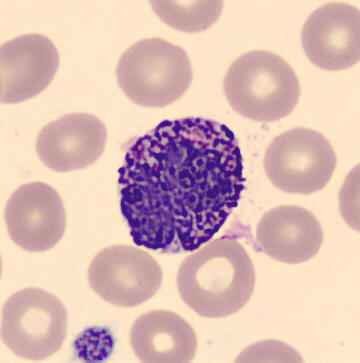
#> input picture sample_images/BA_189696.jpg, 360 x 363 px
$ python harris_detector.py ../sample_images/BA_189696.jpg
#> lines starting #> are read from the running program, lines starting #| are printed output that depends on the picture; after the words box and inside, x2 and y2 are one past the last pixel; in counts of white or black regions, pixels touching at a corner belong together
#> further down, img is the input picture: shape (363, 360, 3); mean B, G, R 182.1, 188.8, 220.3
import time
import cv2
import numpy as np

try:
    from PIL import Image as PILImage
    _PIL_AVAILABLE = True
except ImportError:
    _PIL_AVAILABLE = False


def _ensure_numpy(image) -> np.ndarray:
    """Chuyển PIL Image → numpy array RGB nếu cần, giữ nguyên nếu đã là ndarray."""
    if _PIL_AVAILABLE and isinstance(image, PILImage.Image):
        return np.array(image.convert("RGB"))
    if not isinstance(image, np.ndarray):
        raise TypeError(f"Unsupported image type: {type(image)}. Expected numpy array or PIL Image.")
    return image


def _to_grayscale(image: np.ndarray) -> np.ndarray:
    """Chuyển ảnh về grayscale, hỗ trợ RGB / BGR / grayscale."""
    if image is None:
        raise ValueError("Image is None.")
    if len(image.shape) == 2:
        return image.copy()
    if len(image.shape) == 3:
        channels = image.shape[2]
#> channels = 3
        if channels == 3:
            # Streamlit trả về RGB → chuyển về BGR rồi sang gray
            return cv2.cvtColor(image, cv2.COLOR_RGB2GRAY)
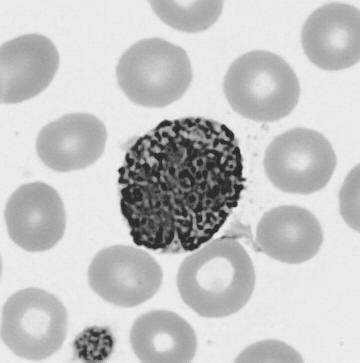
#> returned value: shape (363, 360); min 29, max 244, mean 197.5
        if channels == 4:
            return cv2.cvtColor(image, cv2.COLOR_RGBA2GRAY)
    raise ValueError(f"Unsupported image shape: {image.shape}")


def _to_bgr(image: np.ndarray) -> np.ndarray:
    """Chuyển ảnh về BGR (3 channels) để vẽ màu."""
    if len(image.shape) == 2:
        return cv2.cvtColor(image, cv2.COLOR_GRAY2BGR)
    if image.shape[2] == 3:
        # Giả định RGB từ Streamlit → BGR
        return cv2.cvtColor(image, cv2.COLOR_RGB2BGR)
    if image.shape[2] == 4:
        return cv2.cvtColor(image, cv2.COLOR_RGBA2BGR)
    return image.copy()


def detect_harris(
    image: np.ndarray,
    block_size: int = 2,
    ksize: int = 3,
    k: float = 0.04,
    threshold_ratio: float = 0.01,
) -> dict:
    """
    Phát hiện Harris Corner trên ảnh đầu vào.

    Parameters
    ----------
    image          : np.ndarray hoặc PIL.Image — ảnh đầu vào (RGB, BGR, grayscale, hoặc PIL)
    block_size     : int         — kích thước cửa sổ lân cận (mặc định 2)
    ksize          : int         — kích thước kernel Sobel (mặc định 3, phải lẻ)
    k              : float       — hệ số Harris (thường 0.04–0.06)
    threshold_ratio: float       — ngưỡng = ratio × max(response), mặc định 0.01

    Returns
    -------
    dict với các key:
        method          : str        — "Harris"
        keypoints_count : int        — số corner phát hiện được
        runtime_ms      : float      — thời gian xử lý (ms)
        image           : np.ndarray — ảnh BGR đã vẽ corners (chấm đỏ)
        corners         : np.ndarray — tọa độ (x, y) các corners, shape (N, 2)
        response_map    : np.ndarray — Harris response map (float32, normalized)
    """
    # 1. Tiền xử lý
    image = _ensure_numpy(image)   # PIL Image → numpy RGB nếu cần
    gray = _to_grayscale(image)
    gray_f32 = np.float32(gray)
    output_bgr = _to_bgr(image)

    # 2. Tính Harris response
    t_start = time.perf_counter()

    response = cv2.cornerHarris(gray_f32, block_size, ksize, k)
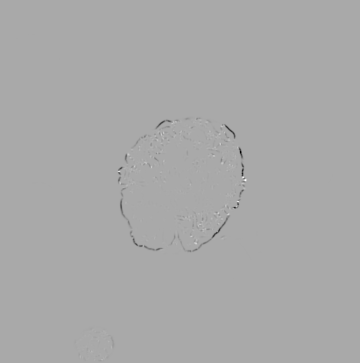
#> response: shape (363, 360) float32; min -21525652, max 10882826, mean -29475.8; drawn with min black and max white

    # Dilate để làm nổi bật corners (chuẩn OpenCV)
    response_dilated = cv2.dilate(response, None)
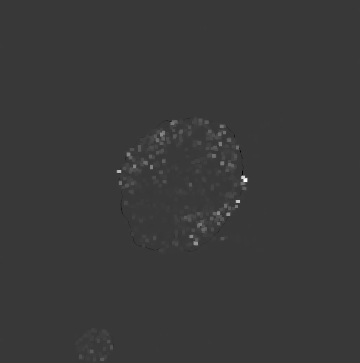
#> response_dilated: shape (363, 360) float32; min -3127731.2, max 10882826, mean 38663; drawn with min black and max white

    # Ngưỡng
    threshold = threshold_ratio * response_dilated.max()
#> threshold = 108828.3
    corner_mask = response_dilated > threshold
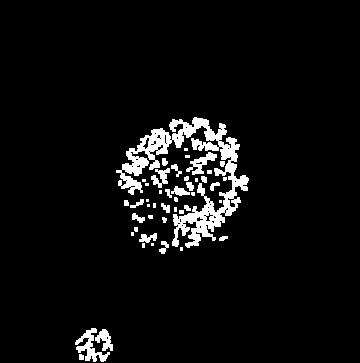
#> corner_mask: shape (363, 360) bool; 5.3% white; 46 white regions (20 under 20 px), largest, box (x1, y1, x2, y2) and area: (116, 117, 249, 248) 4615, (75, 328, 110, 362) 439, (186, 152, 217, 175) 271

    t_end = time.perf_counter()
    runtime_ms = (t_end - t_start) * 1000.0

    # 3. Lấy tọa độ corners
    ys, xs = np.where(corner_mask)
#> ys = 6956 values from 117 to 361; xs = 6956 values, max 248 at index 3263, min 75 at index 6552, mean 176.4
    corners = np.column_stack((xs, ys)) if len(xs) > 0 else np.empty((0, 2), dtype=int)
#> corners = 6956 pairs, first value 75 to 248, second value 117 to 361

    # 4. Vẽ corners lên ảnh
    output_bgr[corner_mask] = [0, 0, 255]  # BGR đỏ
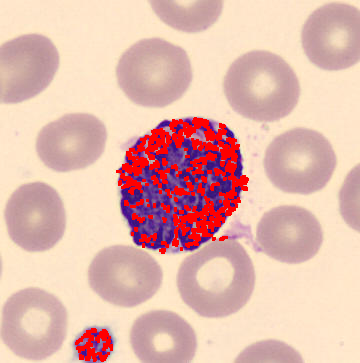
#> output_bgr: shape (363, 360, 3); 5.32% of pixels changed, all inside (x1, y1, x2, y2) = (75, 117, 249, 362)

    # 5. Normalize response map để hiển thị
    response_norm = cv2.normalize(response, None, 0, 255, cv2.NORM_MINMAX)
    response_norm = np.uint8(response_norm)

    return {
        "method": "Harris",
        "keypoints_count": int(len(corners)),
        "runtime_ms": round(runtime_ms, 3),
        "image": output_bgr,          # BGR — dùng cv2.imshow hoặc st.image(..., channels="BGR")
        "corners": corners,
        "response_map": response_norm,
    }


#  Demo / test standalone
if __name__ == "__main__":
    import sys

    # Dùng ảnh từ argument hoặc tạo ảnh test tổng hợp
    if len(sys.argv) > 1:
        img = cv2.imread(sys.argv[1])
        if img is None:
            print(f"[ERROR] Không đọc được ảnh: {sys.argv[1]}")
            sys.exit(1)
        # imread trả về BGR → chuyển sang RGB để giả lập Streamlit
        img_rgb = cv2.cvtColor(img, cv2.COLOR_BGR2RGB)
    else:
        # Tạo ảnh test: nền xám + hình chữ nhật trắng (nhiều góc)
        img_rgb = np.zeros((300, 400, 3), dtype=np.uint8)
        img_rgb[:] = 80
        cv2.rectangle(img_rgb, (50, 50), (180, 160), (220, 220, 220), -1)
        cv2.rectangle(img_rgb, (220, 80), (350, 200), (200, 200, 200), -1)
        cv2.rectangle(img_rgb, (100, 200), (300, 270), (180, 180, 180), -1)

    result = detect_harris(img_rgb, block_size=2, ksize=3, k=0.04, threshold_ratio=0.01)
#> result = 6 items

    print("=" * 45)
    print(f"  Method         : {result['method']}")
#|   Method         : Harris
    print(f"  Keypoints      : {result['keypoints_count']}")
#|   Keypoints      : 6956
    print(f"  Runtime        : {result['runtime_ms']} ms")
#|   Runtime        : 27.641 ms
    print(f"  Output shape   : {result['image'].shape}")
#|   Output shape   : (363, 360, 3)
    print("=" * 45)

    cv2.imwrite("harris_output.jpg", result["image"])
    cv2.imwrite("harris_response.jpg", result["response_map"])
    print("Saved: harris_output.jpg, harris_response.jpg")

$ run again, on sample_images/BNE_138667.jpg
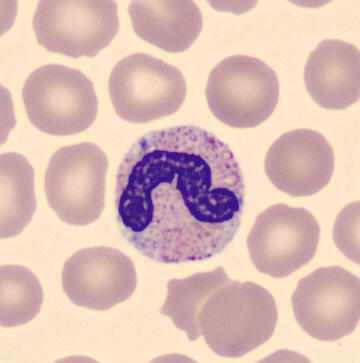
#> input picture sample_images/BNE_138667.jpg, 360 x 363 px
#> img is the input picture: shape (363, 360, 3); mean B, G, R 182, 189.4, 220.7
#> threshold = 23482.6
#> in detect_harris, `corner_mask = response_dilated > threshold`:
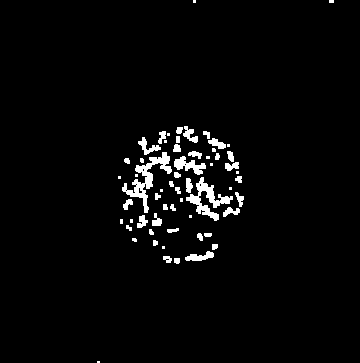
#> corner_mask: shape (363, 360) bool; 3% white; 60 white regions (21 under 20 px), largest, box (x1, y1, x2, y2) and area: (122, 152, 172, 213) 778, (186, 177, 233, 221) 651, (174, 156, 206, 175) 288
#> ys = 3965 values from 0 to 362; xs = 3965 values, max 333 at index 7, min 97 at index 3959, mean 181.5
#> corners = 3965 pairs, first value 97 to 333, second value 0 to 362
#> in detect_harris, `output_bgr[corner_mask] = [0, 0, 255]`:
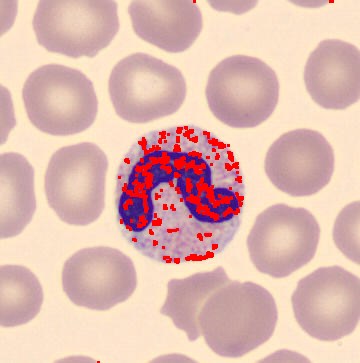
#> output_bgr: shape (363, 360, 3); 3.03% of pixels changed, all inside (x1, y1, x2, y2) = (97, 0, 334, 363)
#> result = 6 items
#|   Method         : Harris
#|   Keypoints      : 3965
#|   Runtime        : 24.238 ms
#|   Output shape   : (363, 360, 3)

$ run again, on sample_images/EO_73849.jpg
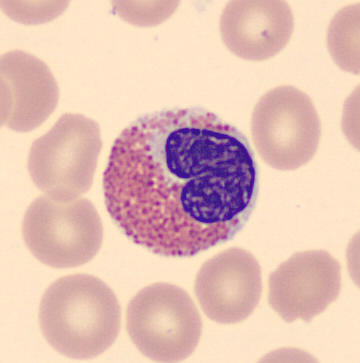
#> input picture sample_images/EO_73849.jpg, 360 x 363 px
#> img is the input picture: shape (363, 360, 3); mean B, G, R 182.4, 192.8, 228
#> threshold = 18155
#> in detect_harris, `corner_mask = response_dilated > threshold`:
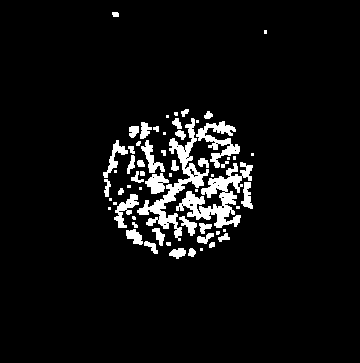
#> corner_mask: shape (363, 360) bool; 6.1% white; 62 white regions (23 under 20 px), largest, box (x1, y1, x2, y2) and area: (176, 162, 253, 228) 1780, (137, 118, 209, 241) 1682, (196, 121, 240, 168) 766
#> ys = 7940 values from 12 to 258; xs = 7940 values, max 266 at index 34, min 103 at index 2966, mean 182.2
#> corners = 7940 pairs, first value 103 to 266, second value 12 to 258
#> in detect_harris, `output_bgr[corner_mask] = [0, 0, 255]`:
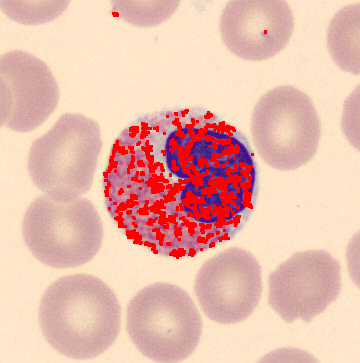
#> output_bgr: shape (363, 360, 3); 6.08% of pixels changed, all inside (x1, y1, x2, y2) = (103, 12, 267, 259)
#> result = 6 items
#|   Method         : Harris
#|   Keypoints      : 7940
#|   Runtime        : 21.984 ms
#|   Output shape   : (363, 360, 3)

$ run again, on sample_images/EO_998889.jpg
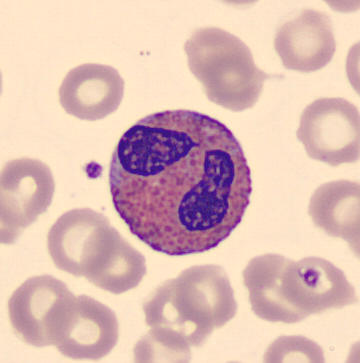
#> input picture sample_images/EO_998889.jpg, 360 x 363 px
#> img is the input picture: shape (363, 360, 3); mean B, G, R 181.4, 188.4, 221.8
#> threshold = 10924.9
#> in detect_harris, `corner_mask = response_dilated > threshold`:
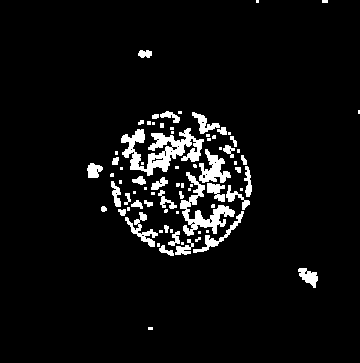
#> corner_mask: shape (363, 360) bool; 5.5% white; 78 white regions (42 under 20 px), largest, box (x1, y1, x2, y2) and area: (121, 128, 204, 176) 1727, (180, 172, 235, 236) 1026, (199, 149, 231, 183) 532
#> ys = 7252 values from 0 to 329; xs = 7252 values, max 359 at index 116, min 87 at index 2880, mean 184.2
#> corners = 7252 pairs, first value 87 to 359, second value 0 to 329
#> in detect_harris, `output_bgr[corner_mask] = [0, 0, 255]`:
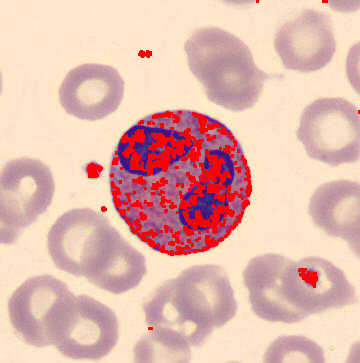
#> output_bgr: shape (363, 360, 3); 5.55% of pixels changed, all inside (x1, y1, x2, y2) = (87, 0, 360, 330)
#> result = 6 items
#|   Method         : Harris
#|   Keypoints      : 7252
#|   Runtime        : 28.996 ms
#|   Output shape   : (363, 360, 3)
